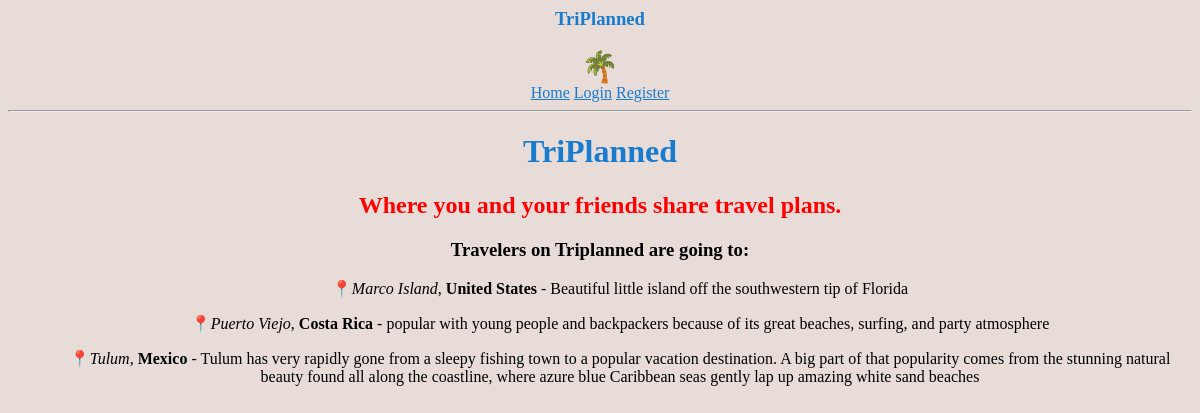
Before: / with the older database file.
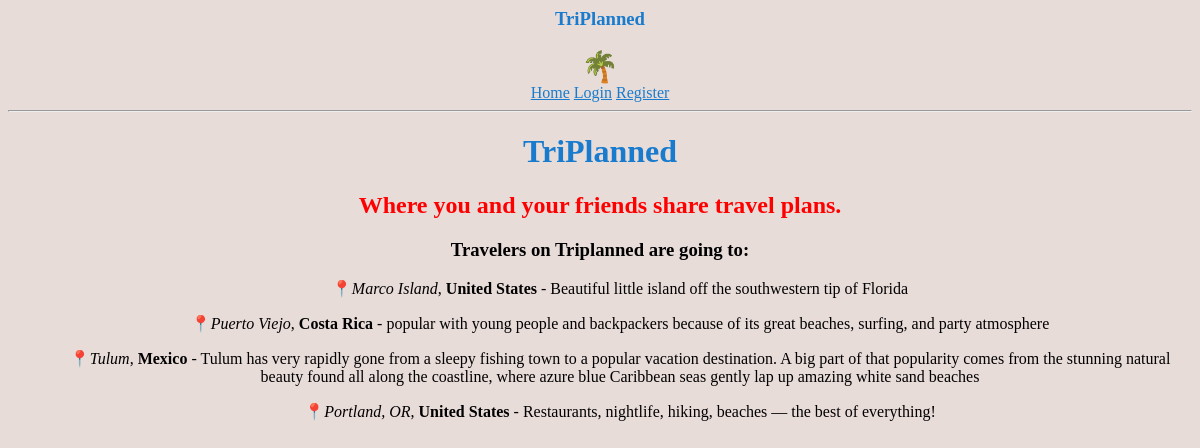
After: the same page with the newer database file.
### models.py (models this page shows, shortened)
class Post(db.Model):
    id = db.Column(db.Integer, primary_key=True)
    city = db.Column(db.String(140))
    country = db.Column(db.String(140))
    description = db.Column(db.String(140))
    timestamp = db.Column(db.DateTime, index=True, default=datetime.utcnow)
    user_id = db.Column(db.Integer, db.ForeignKey('user.id'))

### routes.py (the view)
@app.route('/')
def index():
  posts = Post.query.all()
  if not posts:
    posts=[]
  return render_template('landing_page.html',posts=posts)

### templates/landing_page.html (shortened to what this page needs)
{% extends "base.html" %}
{% block content %}
<center>
	<h1 class="blue">TriPlanned</h1>
	<h2 style="color:red">Where you and your friends  share travel plans.</h2>
	<h3 >Travelers on Triplanned are going to:</h3>
	{% for post in posts %}
<ul >&#128205;<em>{{ post.city }}</em>, <strong>{{ post.country }}</strong> - {{ post.description }}</ul>
{% endfor %}
</center>
{% endblock %}

### templates/base.html (shortened to what this page needs)
<html>
    <head>
    </head>
    <body>
           <div>
      <center><h3 class="blue">TriPlanned</h3><center>
      <center class="glow">&#127796;</center>
      <a class="blue pull-left" href="{{ url_for('index') }}">Home</a>
      {% if current_user.is_anonymous %}
      <a class="blue pull-right" href="{{ url_for('login') }}">Login</a>
      <a class="blue pull-right" href="{{ url_for('register') }}">Register</a>
      {% else %}
      <a class="blue pull-right" href="{{ url_for('user', username=current_user.username) }}">Profile</a>
      <a class="blue pull-left" href="{{ url_for('logout') }}">Logout</a>
      {% endif %}
    </div>
        <hr>
        {% block content %}{% endblock %}
    </body>
</html>

### templates/base.html (style rules this page uses)
body { background-color: #E8DCD9; font-family: serif; }
.blue { color:#187bcd }
.glow { font-size: 30px; color: blue; text-align: center; -webkit-animation: glow 1s ease-in-out infinite alternate; -moz-animation: glow 1s ease-in-out infinite alternate; animation: glow 1s ease-in-out infinite alternate; }

Changed rows visible on the page:
added Post: city "Portland, OR", country "United States", description "Restaurants, nightlife, hiking, beaches — the best of everything!"
